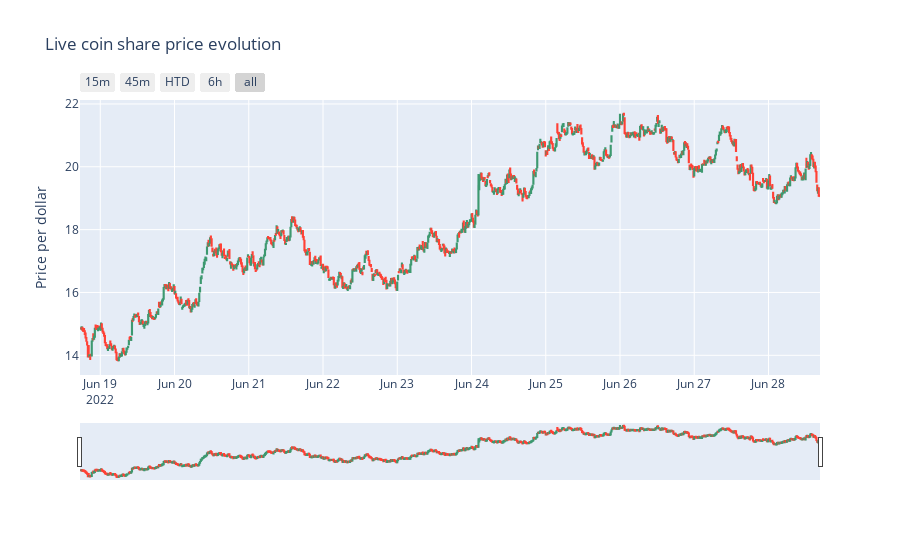

Notebook code cell kept with this figure:
### Code cell
data('AVAX-USD','240h','15m')

### Figure 1 — Plotly figure (JSON) as saved in the notebook; plotly's stock layout.template omitted (floating-point values rounded to 4 significant figures; data arrays with more than 128 entries replaced by an {"elided": "..."} marker saying what was removed)
{"data": [{"close": {"elided": "958 float values"}, "high": {"elided": "958 float values"}, "low": {"elided": "958 float values"}, "name": "market data", "open": {"elided": "958 float values"}, "type": "candlestick", "x": {"elided": "958 str values"}}], "layout": {"title": {"text": "Live coin share price evolution"}, "xaxis": {"rangeselector": {"buttons": [{"count": 15, "label": "15m", "step": "minute", "stepmode": "backward"}, {"count": 45, "label": "45m", "step": "minute", "stepmode": "backward"}, {"count": 1, "label": "HTD", "step": "hour", "stepmode": "todate"}, {"count": 6, "label": "6h", "step": "hour", "stepmode": "backward"}, {"step": "all"}]}, "rangeslider": {"visible": true}}, "yaxis": {"title": {"text": "Price per dollar"}}}}
